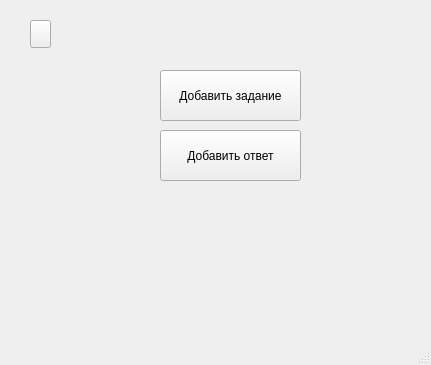
<?xml version="1.0" encoding="UTF-8"?>
<ui version="4.0">
 <class>MainWindow</class>
 <widget class="QMainWindow" name="MainWindow">
  <property name="geometry">
   <rect>
    <x>0</x>
    <y>0</y>
    <width>431</width>
    <height>365</height>
   </rect>
  </property>
  <property name="windowTitle">
   <string>MainWindow</string>
  </property>
  <widget class="QWidget" name="centralwidget">
   <widget class="QPushButton" name="addTask">
    <property name="geometry">
     <rect>
      <x>160</x>
      <y>70</y>
      <width>141</width>
      <height>51</height>
     </rect>
    </property>
    <property name="cursor">
     <cursorShape>PointingHandCursor</cursorShape>
    </property>
    <property name="text">
     <string>Добавить задание</string>
    </property>
    <property name="shortcut">
     <string>Return</string>
    </property>
   </widget>
   <widget class="QPushButton" name="back_button">
    <property name="geometry">
     <rect>
      <x>30</x>
      <y>20</y>
      <width>21</width>
      <height>28</height>
     </rect>
    </property>
    <property name="cursor">
     <cursorShape>PointingHandCursor</cursorShape>
    </property>
    <property name="autoFillBackground">
     <bool>false</bool>
    </property>
    <property name="text">
     <string/>
    </property>
    <property name="icon">
     <iconset>
      <normaloff>C:/Users/ryazh/Downloads/i.webp</normaloff>C:/Users/ryazh/Downloads/i.webp</iconset>
    </property>
   </widget>
   <widget class="QPushButton" name="addAnswer">
    <property name="geometry">
     <rect>
      <x>160</x>
      <y>130</y>
      <width>141</width>
      <height>51</height>
     </rect>
    </property>
    <property name="cursor">
     <cursorShape>PointingHandCursor</cursorShape>
    </property>
    <property name="text">
     <string>Добавить ответ</string>
    </property>
    <property name="shortcut">
     <string>Return</string>
    </property>
   </widget>
  </widget>
  <widget class="QStatusBar" name="statusbar"/>
 </widget>
 <resources/>
 <connections/>
</ui>
